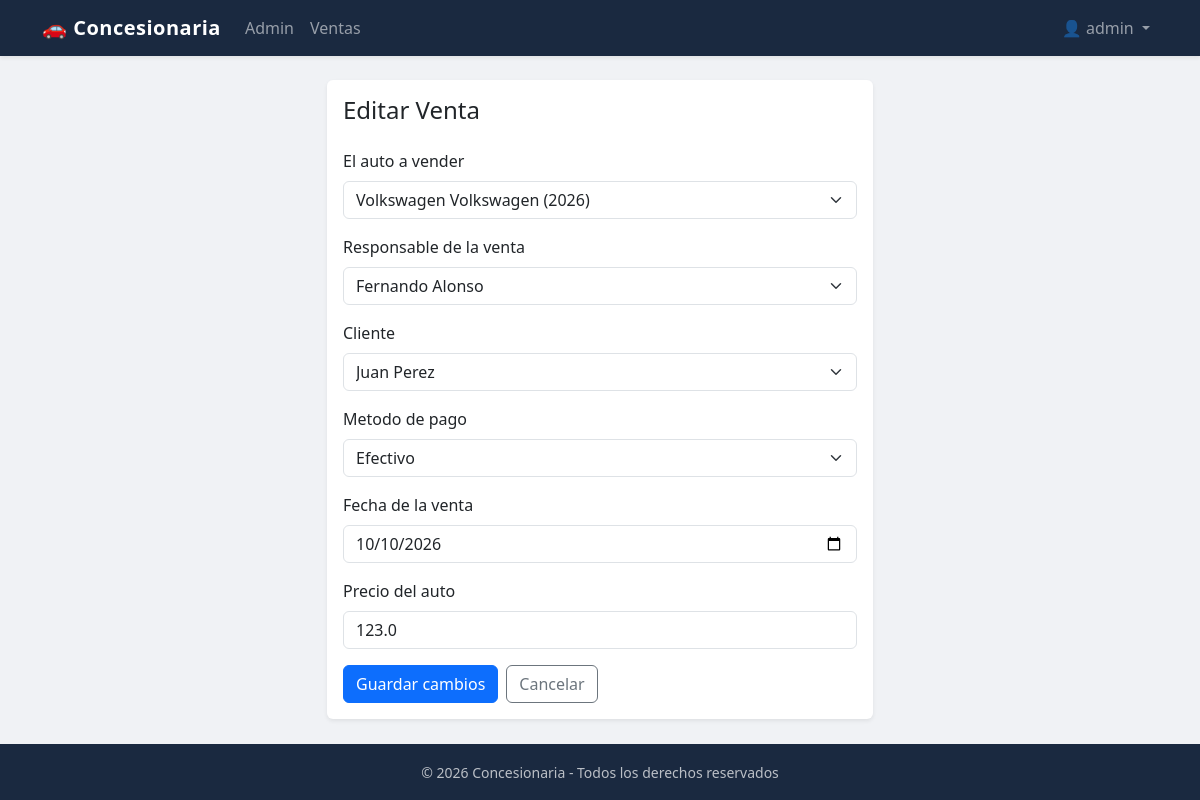
The page /ventas/editar/6 (signed in) on the database its author committed.
### usuarios/models.py (models this page shows)
class Persona(AbstractUser):
    telefono = models.CharField(max_length=20, blank=True)
    def __str__(self):
        return f"{self.first_name} {self.last_name}"
    class Meta:
        verbose_name = 'persona'
        verbose_name_plural = 'personas'

### ventas/models.py (models this page shows, shortened)
class Venta(models.Model):
    auto = models.ForeignKey(
        Auto,
        on_delete=models.CASCADE,
        verbose_name='el auto a vender',
    )
    vendedor = models.ForeignKey(
        Vendedor,
        on_delete=models.CASCADE,
        verbose_name='responsable de la venta',
    )
    cliente = models.ForeignKey(
        Cliente,
        on_delete=models.CASCADE,
    )
    metodoPago = models.ForeignKey(
        MetodoPago,
        on_delete=models.CASCADE,
        verbose_name='metodo de pago',
    )
    precio = models.FloatField('precio del auto',)
    fecha = models.DateField('fecha de la venta',)
    activo = models.BooleanField(default=True,)

### ventas/views.py (the view)
# urls.py: path('editar/<int:pk>', views.UpdateVenta.as_view(), name='editar_venta'),
class UpdateVenta(LoginRequiredMixin, PermissionRequiredMixin, UpdateView):
    model = Venta
    form_class = VentaForm
    template_name = 'ventas/editar_venta.html'
    success_url = reverse_lazy('ventas')
    permission_required = 'ventas.change_venta'

### ventas/forms.py
class VentaForm(forms.ModelForm):
    class Meta:
        model = Venta
        fields = [
            'auto',
            'vendedor',
            'cliente',
            'metodoPago',
            'fecha',
            'precio',
        ]
        widgets = {
            'auto': forms.Select(attrs={'class': 'form-select'}),
            'vendedor': forms.Select(attrs={'class': 'form-select'}),
            'cliente': forms.Select(attrs={'class': 'form-select'}),
            'metodoPago': forms.Select(attrs={'class': 'form-select'}),
            'fecha': forms.DateInput(attrs={'class': 'form-control', 'type': 'date'}),
            'precio': forms.NumberInput(attrs={'class': 'form-control'}),
        }

### EFI/context_processors.py (called while the page is built)
def date_context(request):
    date = datetime.now().date()
    return {'fecha': date}

def marca_popular_context(request):
    ventas = cache.get('ventas_marcas')
    lista_marcas = []
    if ventas is None:
        ventas = Venta.objects.filter(activo=True)
        cache.set('ventas_marcas', ventas, 60*15) # Busca marca mas popular cada 15 mins
        print('Nueva cache')
    for venta in ventas:
        lista_marcas.append(venta.auto.marca.nombre)
    if len(lista_marcas) == 0:
        return {'marca_popular': 'Ninguna'}
    marca_popular = Counter(lista_marcas).most_common()[0][0]
    return {'marca_popular': marca_popular}

### autos/models.py (called while the page is built)
    def __str__(self):
        return self.nombre

    def __str__(self):
        return f"{self.marca} {self.nombre} ({self.anio})"

### usuarios/models.py (called while the page is built)
    def __str__(self):
        return f"{self.persona}"

    def __str__(self):
        return f"{self.persona}"

### ventas/models.py (called while the page is built)
    def __str__(self):
        return f'{self.nombre}'

### ventas/templates/ventas/editar_venta.html (shortened to what this page needs)
{% extends 'autos/base.html' %}
{% block body %}
<div class="row justify-content-center">
    <div class="col-md-8 col-lg-6">
        <div class="card shadow-sm">
            <div class="card-body">
                <h1 class="h4 card-title mb-4">Editar Venta</h1>
                <form method="post">
                    {% for field in form %}
                    <div class="mb-3">
                        <label class="form-label">{{ field.label }}</label>
                        {{ field }}
                    </div>
                    {% endfor %}
                    <div class="d-flex gap-2">
                        <button type="submit" class="btn btn-primary">Guardar cambios</button>
                        <a href="{% url 'ventas' %}" class="btn btn-outline-secondary">Cancelar</a>
                    </div>
                </form>
            </div>
        </div>
    </div>
</div>
{% endblock %}

### autos/templates/autos/base.html (shortened to what this page needs)
<!DOCTYPE html>
<html lang="es">
<head>
    <link href="https://cdn.jsdelivr.net/npm/bootstrap@5.3.3/dist/css/bootstrap.min.css" rel="stylesheet">
    {% load static %}
    <link rel="stylesheet" href="{% static 'css/estilos.css' %}">
</head>
<body>
    <nav class="navbar navbar-expand-lg navbar-dark bg-primary shadow-sm">
        <div class="container">
            <a class="navbar-brand" href="{% url 'autos' %}">🚗 Concesionaria</a>
            <div class="collapse navbar-collapse" id="navbarNav">
                <ul class="navbar-nav me-auto">
                    <li class="nav-item">
                        <a class="nav-link" href="{% url 'admin:index' %}">Admin</a>
                    </li>
                    {% if perms.ventas.view_venta %}
                    <li class="nav-item">
                        <a class="nav-link" href="{% url 'ventas' %}">Ventas</a>
                    </li>
                    {% endif %}
                </ul>
                <ul class="navbar-nav">
                    {% if user.is_authenticated %}
                    <li class="nav-item dropdown">
                        <a class="nav-link dropdown-toggle" href="#" role="button" data-bs-toggle="dropdown">
                            👤 {{ user.username }}
                        </a>
                    </li>
                    {% endif %}
                </ul>
            </div>
        </div>
    </nav>
    <main class="container my-4">
        {% block body %}
        {% endblock %}
    </main>
    <footer class="py-3 text-center">
        <small>&copy; {% now "Y" %} Concesionaria - Todos los derechos reservados</small>
    </footer>
</body>
</html>

### static/css/estilos.css (style rules this page uses)
:root { --primary: #1a2940; --primary-light: #2c3e5c; --accent: #c9952e; }
body { background-color: #f0f2f5; font-family: 'Segoe UI', system-ui, -apple-system, sans-serif; min-height: 100vh; display: flex; flex-direction: column; }
.navbar-brand { font-weight: 700; letter-spacing: 0.5px; }
.navbar.bg-primary { background-color: var(--primary) !important; }
.card { border: none; box-shadow: 0 2px 8px rgba(0,0,0,0.08); transition: box-shadow 0.2s; }
footer { background-color: var(--primary); color: rgba(255,255,255,0.7); margin-top: auto; }

### rows shown on the page
Persona: username "admin"
Venta: form "Volkswagen Volkswagen (2026)" "Fernando Alonso" "Juan Perez" "Efectivo" "10/10/2026" "123.0"

### other values the page prints
{{ field.label }} "El auto a vender" "Responsable de la venta" "Cliente" "Metodo de pago" "Fecha de la venta" "Precio del auto"
